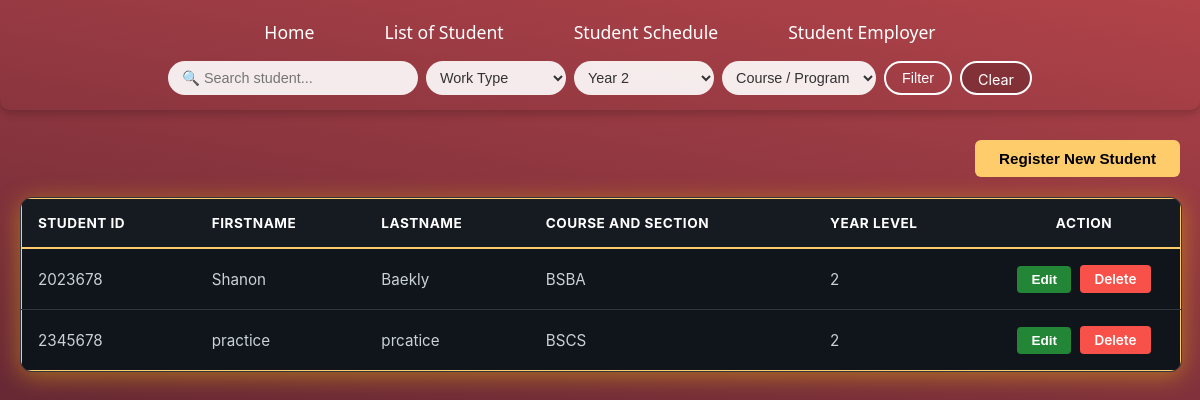
The app's page /student-table.php?filter_year=2 with its own data.
### tables this page shows
CREATE TABLE `student_registration` (
  `id` int(11) NOT NULL,
  `student_id` int(11) NOT NULL,
  `fname` varchar(125) NOT NULL,
  `lname` varchar(125) NOT NULL,
  `course_section` varchar(125) NOT NULL,
  `year_level` int(11) NOT NULL
);

### student-table.php (the view, shortened to what this page needs)
<?php
require 'connect.php';
$filter_year = isset($_GET['filter_year']) ? $cn->real_escape_string($_GET['filter_year']) : '';
$where = [];
if($filter_year != '') $where[] = "sr.year_level = '$filter_year'";
$sql2 = "SELECT DISTINCT sr.* FROM student_registration sr LEFT JOIN schedule sc ON sr.student_id = sc.student_id";
if(count($where) > 0) $sql2 .= " WHERE " . implode(" AND ", $where);
?>
<!DOCTYPE html>
<html lang="en">
<head>
</head>
<body>
<?php include 'header.php'; ?>
<div class="container-box">
    <div class="action-bar">
        <button id="open_modal">Register New Student</button>
    </div>
    <div class="table-responsive">
        <table>
            <thead>
                <tr>
                    <th>Student ID</th>
                    <th>Firstname</th>
                    <th>Lastname</th>
                    <th>Course and Section</th>
                    <th>Year Level</th>
                    <th style="text-align: center; width: 160px;">Action</th>
                </tr>
            </thead>
            <tbody>
                <?php
                $rs2 = $cn->query($sql2);
                if(!$rs2 || $rs2->num_rows == 0){
                    echo "<tr><td colspan='6' class='no-results'>😔 Walang nahanap na student.</td></tr>";
                } else {
                    while($row = $rs2->fetch_array()){ ?>
                    <tr>
                        <td><?= htmlspecialchars($row['student_id']) ?></td>
                        <td><?= htmlspecialchars($row['fname']) ?></td>
                        <td><?= htmlspecialchars($row['lname']) ?></td>
                        <td><?= htmlspecialchars($row['course_section']) ?></td>
                        <td><?= htmlspecialchars($row['year_level']) ?></td>
                        <td style="text-align: center;">
                            <button class="btn-edit-trigger"
                                    data-id="<?= $row['id'] ?>"
                                    data-sid="<?= htmlspecialchars($row['student_id']) ?>"
                                    data-fname="<?= htmlspecialchars($row['fname']) ?>"
                                    data-lname="<?= htmlspecialchars($row['lname']) ?>"
                                    data-csection="<?= htmlspecialchars($row['course_section']) ?>"
                                    data-ylevel="<?= htmlspecialchars($row['year_level']) ?>">
                                Edit
                            </button>
                            <a onclick="return confirm('Are you sure?')" href="delete.php?id=<?= $row['id'] ?>" id="delete">Delete</a>
                        </td>
                    </tr>
                    <?php }
                } ?>
            </tbody>
        </table>
    </div>
</div>
</body>
</html>

### student-table.php (style rules this page uses)
:root { --bg: #0d1117; --surface: #161b22; --border: #30363d; --text: #c9d1d9; --text-muted: #8b949e; --accent: #0091ff; --accent-hover: #1f6feb; --danger: #f85149; --danger-hover: #da3633; --success: #238636; --success-hover: #2ea043; --radius: 12px; }
body { margin: 0; padding: 0; min-height: 100vh; color: var(--text); font-family: -apple-system, BlinkMacSystemFont, "Segoe UI", Roboto, sans-serif; -webkit-font-smoothing: antialiased; background-image: linear-gradient(10deg, #06090f, #08061a, #ff5f5f); background-size: 400% 400%; animation: movingGradient 15s ease infinite; background-attachment: fixed; }
.container-box { max-width: 1200px; margin: 30px auto; padding: 0 20px; }
.action-bar { display: flex; justify-content: flex-end; margin-bottom: 20px; }
#open_modal { background-color: #ffcc6c; color: black; border: none; padding: 10px 24px; border-radius: 6px; font-size: 0.95em; font-weight: bold; cursor: pointer; transition: background 0.2s; }
.table-responsive { width: 100%; overflow-x: auto; border-radius: var(--radius); border: 1px solid var(--border); box-shadow: 0 4px 25px rgba(255, 209, 3, 0.4); }
table { border-collapse: collapse; width: 100%; text-align: left; border: 1px solid #ffcc6c; }
th { background-color: var(--surface); border-bottom: 2px solid #ffcc6c; padding: 16px; color: white; font-size: 0.85rem; text-transform: uppercase; letter-spacing: 0.5px; }
td { border-bottom: 1px solid var(--border); padding: 16px; color: var(--text); background-color: #10141b; font-size: 0.95rem; }
tr:last-child td { border-bottom: none; }
.btn-edit-trigger { background-color: var(--success); color: white; padding: 6px 14px; border-radius: 4px; text-decoration: none; margin-right: 5px; font-size: 0.85rem; font-weight: 600; display: inline-block; border: none; cursor: pointer; }
#delete { background-color: var(--danger); color: white; padding: 6px 14px; border-radius: 4px; text-decoration: none; font-size: 0.85rem; font-weight: 600; display: inline-block; }

### header.php (style rules this page uses)
body { margin: 0; padding: 0; background-color: #161620; }

### records on screen
student_registration: student "2023678", fname "Shanon", lname "Baekly", course_section "BSBA", year_level "2"
student_registration: student "2345678", fname "practice", lname "prcatice", course_section "BSCS", year_level "2"
